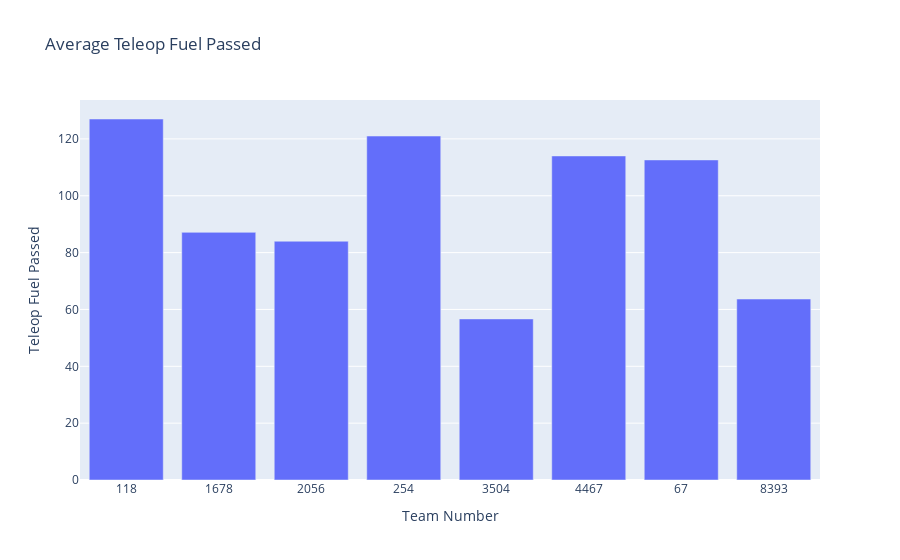

Notebook code cell kept with this figure:
### Code cell
teleop_fuel_passed_df = scouted_data.groupby("Team Number")["Teleop Fuel Passed"].mean().reset_index()
fig = px.bar(teleop_fuel_passed_df, x="Team Number", y="Teleop Fuel Passed", title="Average Teleop Fuel Passed", 
             labels={"Total Teleop Fuel Passed": "total fuel passed"})
fig.show()

### Figure 1 — Plotly figure (JSON) as saved in the notebook; plotly's stock layout.template omitted (floating-point values rounded to 4 significant figures)
{"data": [{"hovertemplate": "Team Number=%{x}<br>Teleop Fuel Passed=%{y}<extra></extra>", "legendgroup": "", "marker": {"color": "#636efa", "pattern": {"shape": ""}}, "name": "", "orientation": "v", "showlegend": false, "textposition": "auto", "type": "bar", "x": ["118", "1678", "2056", "254", "3504", "4467", "67", "8393"], "xaxis": "x", "y": [127.0, 87.12, 84.0, 121.0, 56.67, 114.0, 112.6, 63.67], "yaxis": "y"}], "layout": {"barmode": "relative", "legend": {"tracegroupgap": 0}, "title": {"text": "Average Teleop Fuel Passed"}, "xaxis": {"anchor": "y", "domain": [0, 1], "title": {"text": "Team Number"}}, "yaxis": {"anchor": "x", "domain": [0, 1], "title": {"text": "Teleop Fuel Passed"}}}}
